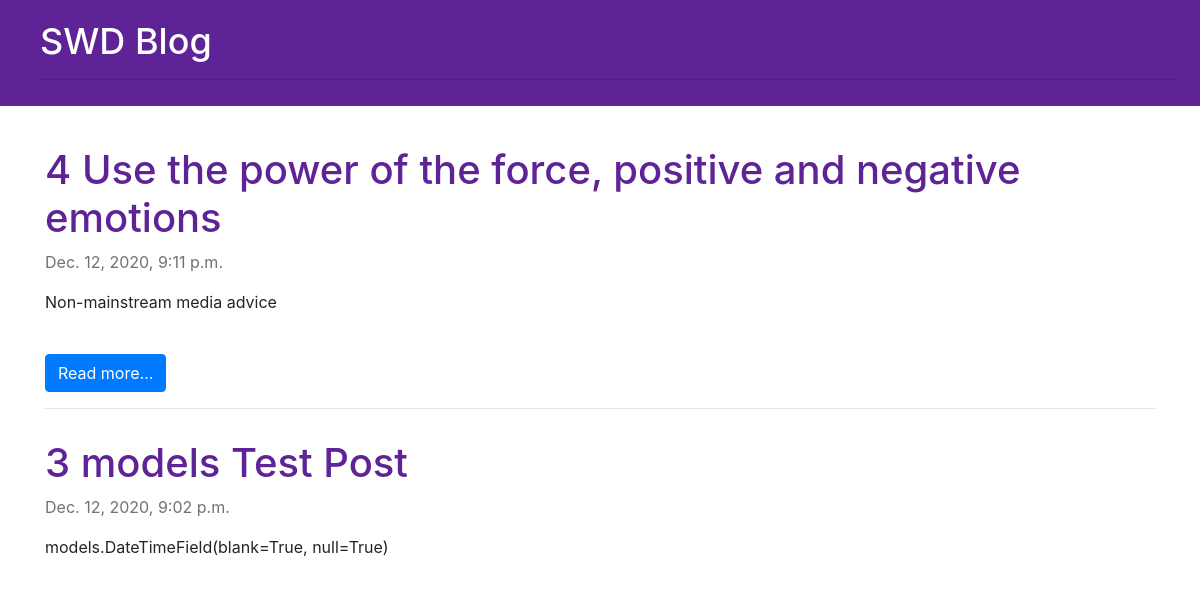
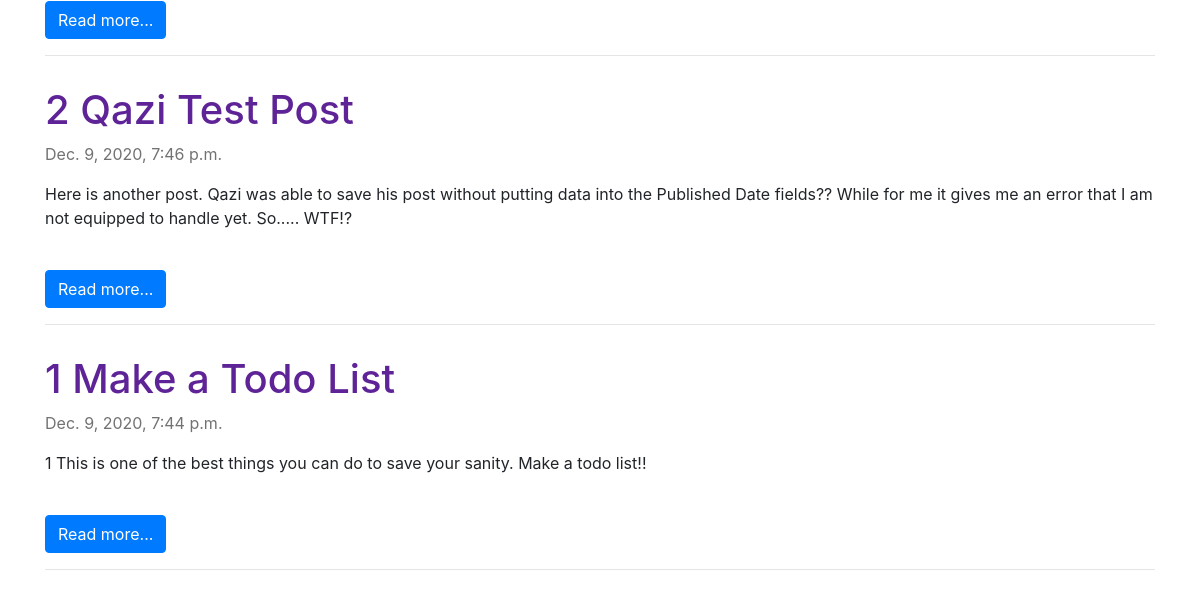
The app's page /, older data (2 pictures, top to bottom).
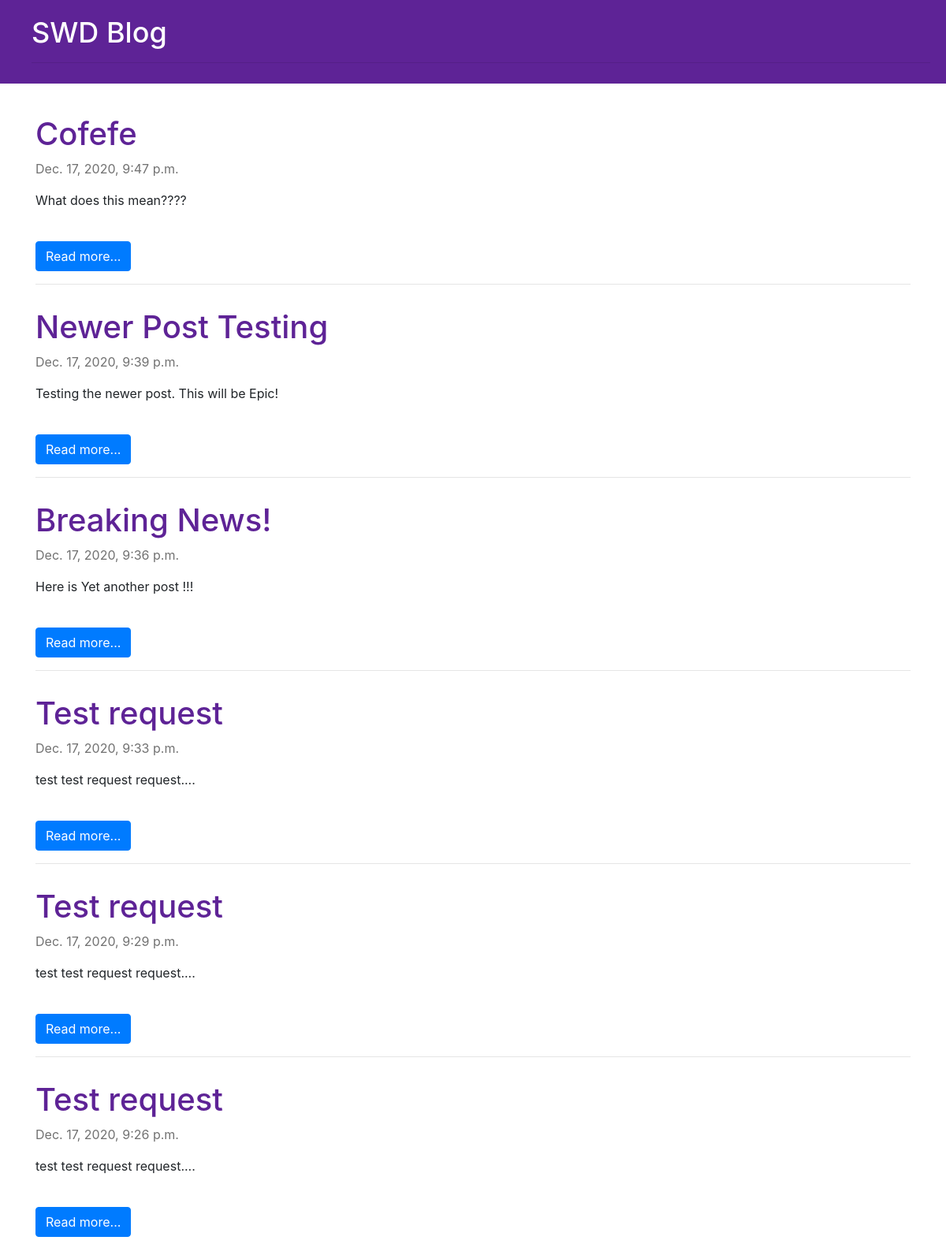
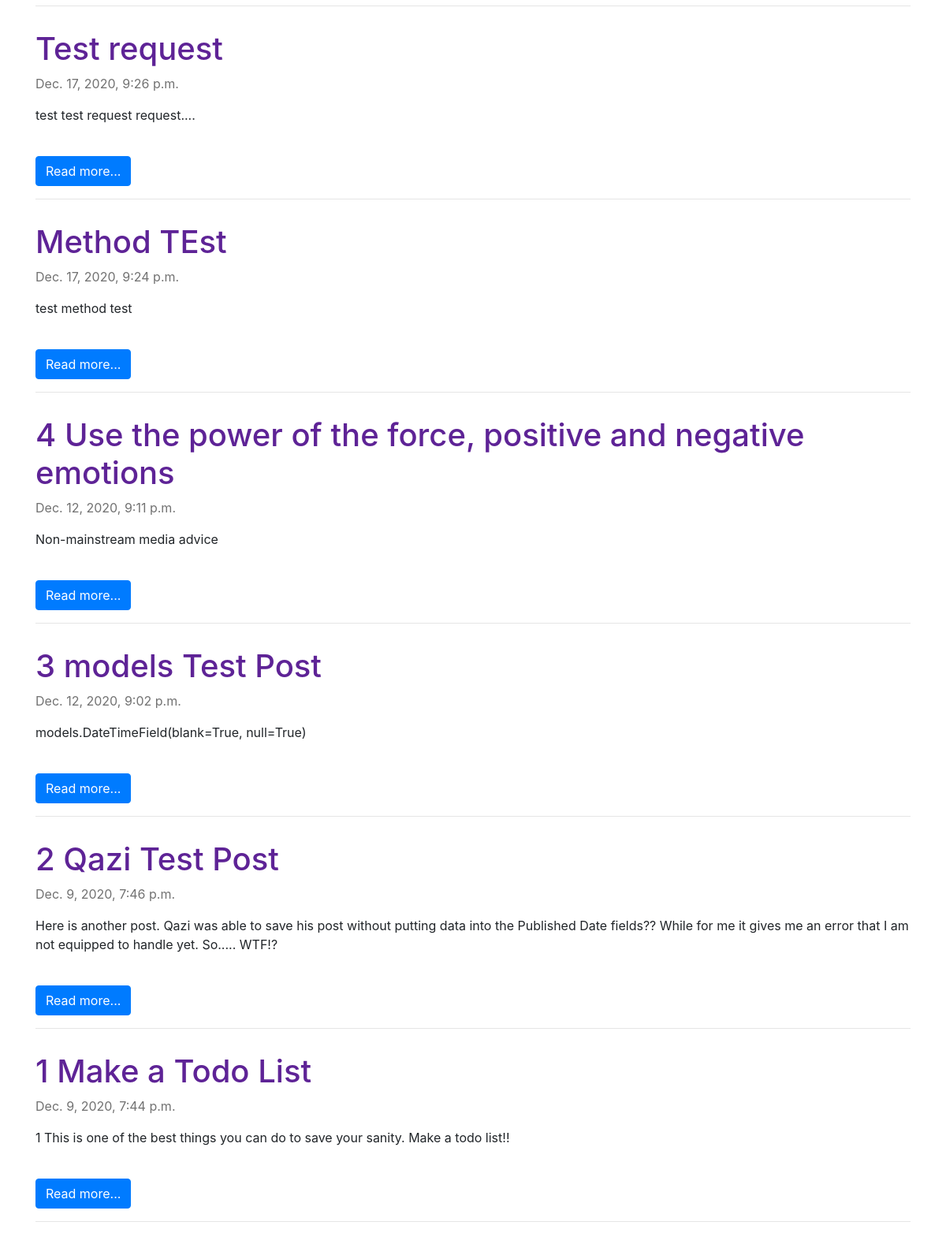
The same page, newer data (2 pictures, top to bottom).
### blog/models.py (models this page shows, shortened)
class Post(models.Model):
    author = models.ForeignKey('auth.User', on_delete=models.CASCADE)
    title = models.CharField(max_length=200)
    text = models.TextField()
    created_date = models.DateTimeField(default=timezone.now)
    published_date = models.DateTimeField(blank=True, null=True)

### blog/views.py (the view)
# urls.py: path('', views.post_list, name='post_list'),
def post_list(request):
    posts = Post.objects.filter(
        published_date__lte=timezone.now()).order_by('-published_date')
    stuff_for_frontend = {'posts': posts}
    return render(request, 'blog/post_list.html', stuff_for_frontend)

### blog/templates/blog/post_list.html
{% extends 'blog/base.html' %}
{% block content %}
    {% for post in posts %}
    <div class="post">
        <h1><a href="{% url 'post_detail' pk=post.pk %}">{{ post.title }}</a></h1>
        <p class="published-date">{{ post.published_date }}</p>
        <p>{{ post.text|truncatechars:250|linebreaksbr }}</p>
        <br>
        <a href="{% url 'post_detail' pk=post.pk %}"><div class="btn btn-primary">Read more...</div></a>
        <hr>
    </div>
    {% endfor %}
{% endblock %}

### blog/templates/blog/base.html (shortened to what this page needs)
{% load static %}
<!DOCTYPE html>
<html lang="en">
    <head>
        <link rel="stylesheet" href="https://cdn.jsdelivr.net/npm/bootstrap@4.5.3/dist/css/bootstrap.min.css"
>
        <link rel="stylesheet" type="text/css" href="{% static 'css/blog.css' %}">
    </head>
<body>
    <div class="page-header">
        <h1><a href="{% url 'post_list' %}">SWD Blog</a></h1>
        <hr>
    </div>
    <div class="content container">
        <div class="row">
            <div class="col-md-12">
                {% block content %}
                {% endblock %}
            </div>
        </div>
    </div>
</body>
</html>

### blog/static/css/blog.css (style rules this page uses)
.page-header { background-color: rgb(94, 35, 150); margin-top: 0; padding: 20px 20px 10px 40px; margin-bottom: 40px; }
.page-header h1, .page-header h1 a { color: #ffffff; font-size: 36px; text-decoration: none; }
.published-date { color: #727272; font-weight: 400; }
.post { margin-bottom: 30px; }
.post h1 a { color: rgb(94, 35, 150); }

Row changes from the older to the newer data that the page shows:
added Post: title "Cofefe", published_date "Dec. 17, 2020, 9:47 p.m.", text "What does this mean????"
added Post: title "Newer Post Testing", published_date "Dec. 17, 2020, 9:39 p.m.", text "Testing the newer post. This will be Epic!"
added Post: title "Breaking News!", published_date "Dec. 17, 2020, 9:36 p.m.", text "Here is Yet another post !!!"
added Post: title "Test request", published_date "Dec. 17, 2020, 9:33 p.m.", text "test test request request...."
added Post: title "Test request", published_date "Dec. 17, 2020, 9:29 p.m.", text "test test request request...."
added Post: title "Test request", published_date "Dec. 17, 2020, 9:26 p.m.", text "test test request request...."
added Post: title "Test request", published_date "Dec. 17, 2020, 9:26 p.m.", text "test test request request...."
added Post: title "Method TEst", published_date "Dec. 17, 2020, 9:24 p.m.", text "test method test"
